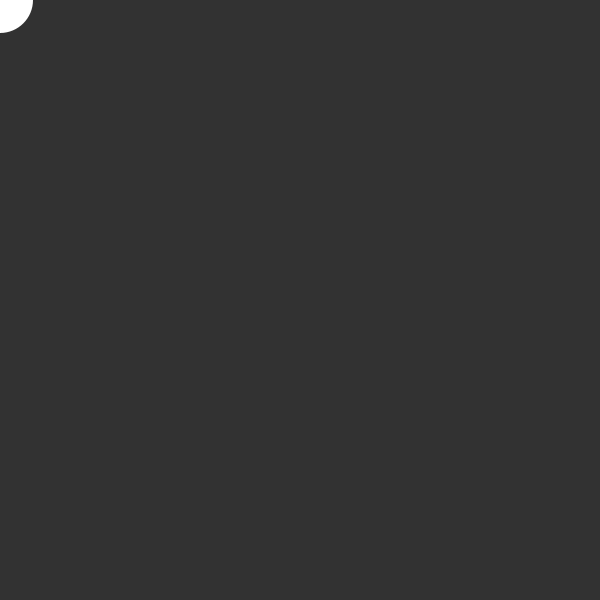
Frame 1 (no input)
Frame 60 (the mouse pressed at the canvas centre just before this capture): identical to frame 1, image omitted
Frame 120 (the mouse held since frame 60 and released just before this capture): identical to frame 1, image omitted

The Processing sketch that drew this single still picture (run headless with seeded random() and noise(); from frame 60 on, the mouse is pressed at the canvas centre):

// Processing sketch: demo4_animation
// ── demo4_animation.pde
/**
 * Easing. 
 * 
 * Click the mouse and the symbol will move to the mouse location.  
 * Between drawing each frame of the animation, the program
 * calculates the difference between the position of the 
 * symbol and the cursor. If the distance is larger than
 * 1 pixel, the symbol moves part of the distance (0.05) from its
 * current position toward the cursor. 
 */
 
float x;
float y;
float lastX;
float lastY;
float targetX;
float targetY;
int pos = 0;

void setup() {
  size(600, 600); 
  noStroke();  
}

void draw() { 
  background(50);
  
  x = map(pos, 0, 100, lastX, targetX);
  y = map(pos, 0, 100, lastY, targetY);
  if(pos<100)pos+=5;
  
  ellipse(x, y, 66, 66);
  
  if(mousePressed){
    pos = 0;
    lastX = x;
    lastY = y;
    targetX = mouseX;
    targetY = mouseY;
  }
}
